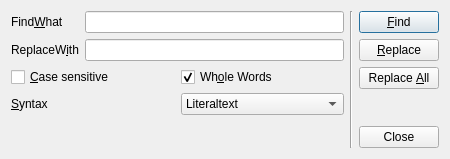
<?xml version="1.0" encoding="UTF-8"?>
<ui version="4.0">
 <class>FindAndReplaceDlg</class>
 <widget class="QDialog" name="FindAndReplaceDlg">
  <property name="geometry">
   <rect>
    <x>0</x>
    <y>0</y>
    <width>450</width>
    <height>159</height>
   </rect>
  </property>
  <property name="windowTitle">
   <string>Find and Replace</string>
  </property>
  <layout class="QHBoxLayout" name="horizontalLayout_3">
   <item>
    <layout class="QVBoxLayout" name="verticalLayout">
     <item>
      <layout class="QGridLayout" name="gridLayout">
       <item row="0" column="0">
        <widget class="QLabel" name="label">
         <property name="text">
          <string>Find&amp;What</string>
         </property>
         <property name="buddy">
          <cstring>findLineEdit</cstring>
         </property>
        </widget>
       </item>
       <item row="0" column="1">
        <widget class="QLineEdit" name="findLineEdit"/>
       </item>
       <item row="1" column="0">
        <widget class="QLabel" name="label_2">
         <property name="text">
          <string>ReplaceW&amp;ith</string>
         </property>
         <property name="buddy">
          <cstring>replaceLineEdit</cstring>
         </property>
        </widget>
       </item>
       <item row="1" column="1">
        <widget class="QLineEdit" name="replaceLineEdit"/>
       </item>
      </layout>
     </item>
     <item>
      <layout class="QHBoxLayout" name="horizontalLayout">
       <item>
        <widget class="QCheckBox" name="caseCheckBox">
         <property name="text">
          <string>&amp;Case sensitive</string>
         </property>
        </widget>
       </item>
       <item>
        <widget class="QCheckBox" name="wholeCheckBox">
         <property name="text">
          <string>Wh&amp;ole Words</string>
         </property>
         <property name="checked">
          <bool>true</bool>
         </property>
        </widget>
       </item>
      </layout>
     </item>
     <item>
      <layout class="QHBoxLayout" name="horizontalLayout_2">
       <item>
        <widget class="QLabel" name="label_3">
         <property name="text">
          <string>&amp;Syntax</string>
         </property>
         <property name="buddy">
          <cstring>syntaxComboBox</cstring>
         </property>
        </widget>
       </item>
       <item>
        <widget class="QComboBox" name="syntaxComboBox">
         <item>
          <property name="text">
           <string>Literaltext</string>
          </property>
         </item>
         <item>
          <property name="text">
           <string>Regular expression</string>
          </property>
         </item>
        </widget>
       </item>
      </layout>
     </item>
     <item>
      <spacer name="verticalSpacer">
       <property name="orientation">
        <enum>Qt::Vertical</enum>
       </property>
       <property name="sizeHint" stdset="0">
        <size>
         <width>20</width>
         <height>40</height>
        </size>
       </property>
      </spacer>
     </item>
    </layout>
   </item>
   <item>
    <widget class="Line" name="line">
     <property name="orientation">
      <enum>Qt::Vertical</enum>
     </property>
    </widget>
   </item>
   <item>
    <layout class="QVBoxLayout" name="verticalLayout_2">
     <item>
      <widget class="QPushButton" name="findButton">
       <property name="text">
        <string>&amp;Find</string>
       </property>
      </widget>
     </item>
     <item>
      <widget class="QPushButton" name="replaceButton">
       <property name="text">
        <string>&amp;Replace</string>
       </property>
      </widget>
     </item>
     <item>
      <widget class="QPushButton" name="replaceAllButton">
       <property name="text">
        <string>Replace &amp;All</string>
       </property>
      </widget>
     </item>
     <item>
      <spacer name="verticalSpacer_2">
       <property name="orientation">
        <enum>Qt::Vertical</enum>
       </property>
       <property name="sizeHint" stdset="0">
        <size>
         <width>20</width>
         <height>40</height>
        </size>
       </property>
      </spacer>
     </item>
     <item>
      <widget class="QPushButton" name="closeButton">
       <property name="text">
        <string>Close</string>
       </property>
      </widget>
     </item>
    </layout>
   </item>
  </layout>
 </widget>
 <tabstops>
  <tabstop>findLineEdit</tabstop>
  <tabstop>replaceLineEdit</tabstop>
  <tabstop>replaceButton</tabstop>
  <tabstop>caseCheckBox</tabstop>
  <tabstop>wholeCheckBox</tabstop>
  <tabstop>replaceAllButton</tabstop>
  <tabstop>syntaxComboBox</tabstop>
  <tabstop>closeButton</tabstop>
 </tabstops>
 <resources/>
 <connections>
  <connection>
   <sender>closeButton</sender>
   <signal>clicked()</signal>
   <receiver>FindAndReplaceDlg</receiver>
   <slot>reject()</slot>
   <hints>
    <hint type="sourcelabel">
     <x>344</x>
     <y>137</y>
    </hint>
    <hint type="destinationlabel">
     <x>279</x>
     <y>140</y>
    </hint>
   </hints>
  </connection>
 </connections>
</ui>
